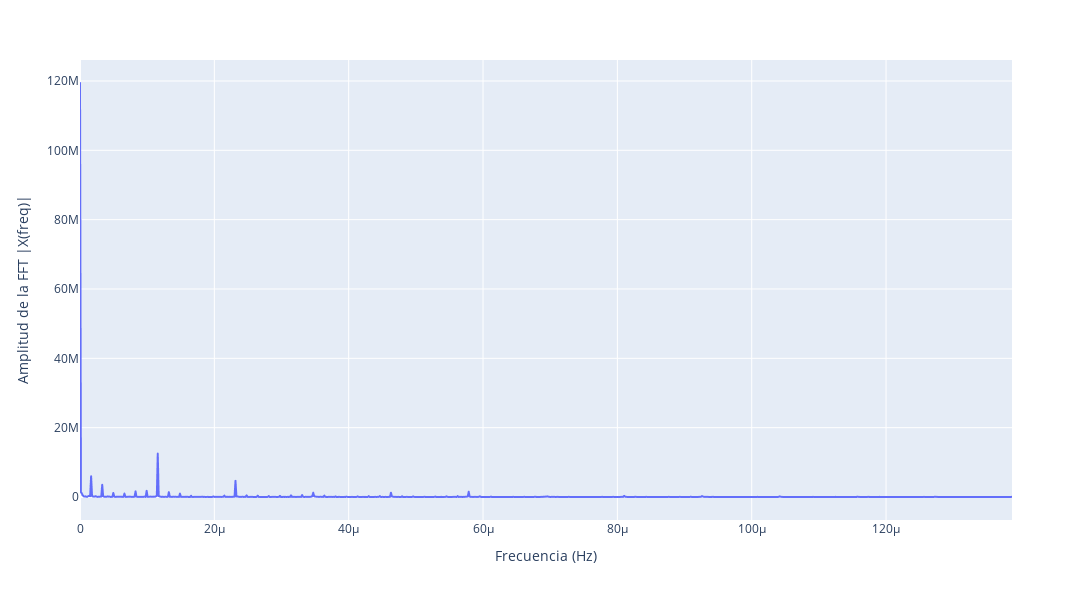

The notebook cell saved with this chart:
### Markdown cell above
Este gráfico muestra el espectro de amplitud positivo de la señal tras aplicar la transformada rápida de Fourier (FFT). El eje X representa las frecuencias positivas y el eje Y muestra la amplitud de cada componente de frecuencia.

### Code cell
fig = px.line(x=f_oneside, y=np.abs(fft_result[:n_oneside]), 
              labels={'x': 'Frecuencia (Hz)', 'y': 'Amplitud de la FFT |X(freq)|'})
fig.update_layout(width=1200, height=600)
fig.show()

### Figure 1 — Plotly figure (JSON) as saved in the notebook; plotly's stock layout.template omitted (floating-point values rounded to 4 significant figures; data arrays with more than 128 entries replaced by an {"elided": "..."} marker saying what was removed)
{"data": [{"hovertemplate": "Frecuencia (Hz)=%{x}<br>Amplitud de la FFT |X(freq)|=%{y}<extra></extra>", "legendgroup": "", "line": {"color": "#636efa", "dash": "solid"}, "marker": {"symbol": "circle"}, "mode": "lines", "name": "", "showlegend": false, "type": "scattergl", "x": {"elided": "1008 float values"}, "xaxis": "x", "y": {"elided": "1008 float values"}, "yaxis": "y"}], "layout": {"height": 600, "legend": {"tracegroupgap": 0}, "margin": {"t": 60}, "width": 1200, "xaxis": {"anchor": "y", "domain": [0, 1], "title": {"text": "Frecuencia (Hz)"}}, "yaxis": {"anchor": "x", "domain": [0, 1], "title": {"text": "Amplitud de la FFT |X(freq)|"}}}}
